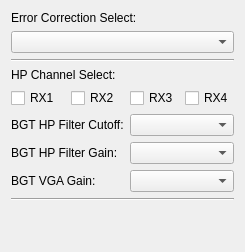
        <widget class="QWidget" name="tab_4">
         <attribute name="title">
          <string>Settings</string>
         </attribute>
         <layout class="QGridLayout" name="gridLayout_27">
          <item row="2" column="0">
           <widget class="QComboBox" name="combo_box_error_correction_files"/>
          </item>
          <item row="5" column="0">
           <widget class="Line" name="line_16">
            <property name="orientation">
             <enum>Qt::Horizontal</enum>
            </property>
           </widget>
          </item>
          <item row="4" column="0">
           <layout class="QGridLayout" name="gridLayout_26">
            <item row="2" column="1">
             <widget class="QComboBox" name="combo_box_bgt_hp_fc"/>
            </item>
            <item row="0" column="0">
             <widget class="QLabel" name="label_7">
              <property name="text">
               <string>HP Channel Select:</string>
              </property>
             </widget>
            </item>
            <item row="3" column="0">
             <widget class="QLabel" name="label_8">
              <property name="text">
               <string>BGT HP Filter Gain:</string>
              </property>
             </widget>
            </item>
            <item row="4" column="0">
             <widget class="QLabel" name="label_9">
              <property name="text">
               <string>BGT VGA Gain:</string>
              </property>
             </widget>
            </item>
            <item row="4" column="1">
             <widget class="QComboBox" name="combo_box_bgt_vga_gain"/>
            </item>
            <item row="1" column="1">
             <layout class="QGridLayout" name="gridLayout_29">
              <item row="0" column="1">
               <widget class="QCheckBox" name="check_box_hp_rx4">
                <property name="text">
                 <string>RX4</string>
                </property>
               </widget>
              </item>
              <item row="0" column="0">
               <widget class="QCheckBox" name="check_box_hp_rx3">
                <property name="text">
                 <string>RX3</string>
                </property>
               </widget>
              </item>
             </layout>
            </item>
            <item row="1" column="0">
             <layout class="QGridLayout" name="gridLayout_28">
              <item row="0" column="1">
               <widget class="QCheckBox" name="check_box_hp_rx2">
                <property name="text">
                 <string>RX2</string>
                </property>
               </widget>
              </item>
              <item row="0" column="0">
               <widget class="QCheckBox" name="check_box_hp_rx1">
                <property name="text">
                 <string>RX1</string>
                </property>
               </widget>
              </item>
             </layout>
            </item>
            <item row="2" column="0">
             <widget class="QLabel" name="label_6">
              <property name="text">
               <string>BGT HP Filter Cutoff:</string>
              </property>
             </widget>
            </item>
            <item row="3" column="1">
             <widget class="QComboBox" name="combo_box_bgt_hp_gain"/>
            </item>
           </layout>
          </item>
          <item row="3" column="0">
           <widget class="Line" name="line_15">
            <property name="orientation">
             <enum>Qt::Horizontal</enum>
            </property>
           </widget>
          </item>
          <item row="1" column="0">
           <layout class="QHBoxLayout" name="horizontalLayout_17">
            <item>
             <widget class="QLabel" name="label_49">
              <property name="text">
               <string>Error Correction Select:</string>
              </property>
             </widget>
            </item>
           </layout>
          </item>
          <item row="6" column="0">
           <spacer name="verticalSpacer_6">
            <property name="orientation">
             <enum>Qt::Vertical</enum>
            </property>
            <property name="sizeHint" stdset="0">
             <size>
              <width>20</width>
              <height>40</height>
             </size>
            </property>
           </spacer>
          </item>
         </layout>
        </widget>
